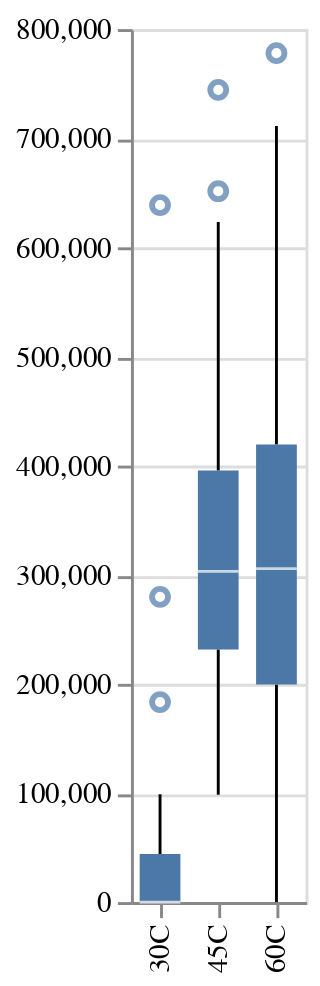

Notebook cell for this chart:
### Code cell
peak_heights = pd.DataFrame({
    'label':temps,
    'value':heights
})

box = alt.Chart(peak_heights).mark_boxplot().encode(
    x=alt.X('label:O', title=''),
    y=alt.Y('mean(value):Q', title='')
)
box.save(f'./Cross_Sample_Comparisons/C18_Peak_Contrasts/MS1_Peak_Height.svg')
box.save(f'./Cross_Sample_Comparisons/C18_Peak_Contrasts/MS1_Peak_Height.png')
box

### Figure 1 — Vega-Lite specification as saved in the notebook (floating-point values rounded to 4 significant figures)
{"config": {"view": {"continuousWidth": 400, "continuousHeight": 300}}, "data": {"name": "data-e0474cdcdab7e772a61dc459f22d28ec"}, "mark": "boxplot", "encoding": {"x": {"type": "ordinal", "field": "label", "title": ""}, "y": {"type": "quantitative", "aggregate": "mean", "field": "value", "title": ""}}, "$schema": "https://vega.github.io/schema/vega-lite/v4.8.1.json", "datasets": {"data-e0474cdcdab7e772a61dc459f22d28ec": [{"label": "30C", "value": 58880.0}, {"label": "45C", "value": 108400.0}, {"label": "60C", "value": 171800.0}, {"label": "30C", "value": 0.0}, {"label": "45C", "value": 140500.0}, {"label": "60C", "value": 139200.0}, {"label": "30C", "value": 39140.0}, {"label": "45C", "value": 546200.0}, {"label": "60C", "value": 669800.0}, {"label": "30C", "value": 0.0}, {"label": "45C", "value": 386700.0}, {"label": "60C", "value": 438200.0}, {"label": "30C", "value": 0.0}, {"label": "45C", "value": 478700.0}, {"label": "60C", "value": 349300.0}, {"label": "30C", "value": 46300.0}, {"label": "45C", "value": 342200.0}, {"label": "60C", "value": 290600.0}, {"label": "30C", "value": 98750.0}, {"label": "45C", "value": 280100.0}, {"label": "60C", "value": 339400.0}, {"label": "30C", "value": 0.0}, {"label": "45C", "value": 160800.0}, {"label": "60C", "value": 189800.0}, {"label": "30C", "value": 0.0}, {"label": "45C", "value": 309400.0}, {"label": "60C", "value": 282200.0}, {"label": "30C", "value": 0.0}, {"label": "45C", "value": 336300.0}, {"label": "60C", "value": 320800.0}, {"label": "30C", "value": 60430.0}, {"label": "45C", "value": 98370.0}, {"label": "60C", "value": 76350.0}, {"label": "30C", "value": 0.0}, {"label": "45C", "value": 334700.0}, {"label": "60C", "value": 228400.0}, {"label": "30C", "value": 34850.0}, {"label": "45C", "value": 238700.0}, {"label": "60C", "value": 263000.0}, {"label": "30C", "value": 0.0}, {"label": "45C", "value": 296600.0}, {"label": "60C", "value": 308700.0}, {"label": "30C", "value": 27540.0}, {"label": "45C", "value": 329300.0}, {"label": "60C", "value": 426300.0}, {"label": "30C", "value": 0.0}, {"label": "45C", "value": 314400.0}, {"label": "60C", "value": 302500.0}, {"label": "30C", "value": 0.0}, {"label": "45C", "value": 582600.0}, {"label": "60C", "value": 494100.0}, {"label": "30C", "value": 12680.0}, {"label": "45C", "value": 287400.0}, {"label": "60C", "value": 254100.0}, {"label": "30C", "value": 31560.0}, {"label": "45C", "value": 398400.0}, {"label": "60C", "value": 398800.0}, {"label": "30C", "value": 0.0}, {"label": "45C", "value": 257200.0}, {"label": "60C", "value": 0.0}, {"label": "30C", "value": 0.0}, {"label": "45C", "value": 139300.0}, {"label": "60C", "value": 129500.0}, {"label": "30C", "value": 0.0}, {"label": "45C", "value": 296700.0}, {"label": "60C", "value": 383100.0}, {"label": "30C", "value": 93680.0}, {"label": "45C", "value": 623300.0}, {"label": "60C", "value": 777900.0}, {"label": "30C", "value": 90300.0}, {"label": "45C", "value": 358800.0}, {"label": "60C", "value": 252400.0}, {"label": "30C", "value": 37540.0}, {"label": "45C", "value": 222200.0}, {"label": "60C", "value": 132600.0}, {"label": "30C", "value": 45630.0}, {"label": "45C", "value": 264000.0}, {"label": "60C", "value": 323300.0}, {"label": "30C", "value": 0.0}, {"label": "45C", "value": 375100.0}, {"label": "60C", "value": 264400.0}, {"label": "30C", "value": 0.0}, {"label": "45C", "value": 484800.0}, {"label": "60C", "value": 567200.0}, {"label": "30C", "value": 0.0}, {"label": "45C", "value": 175700.0}, {"label": "60C", "value": 151900.0}, {"label": "30C", "value": 34820.0}, {"label": "45C", "value": 194600.0}, {"label": "60C", "value": 152600.0}, {"label": "30C", "value": 26940.0}, {"label": "45C", "value": 258100.0}, {"label": "60C", "value": 331500.0}, {"label": "30C", "value": 0.0}, {"label": "45C", "value": 744300.0}, {"label": "60C", "value": 711300.0}, {"label": "30C", "value": 0.0}, {"label": "45C", "value": 352400.0}, {"label": "60C", "value": 235900.0}, {"label": "30C", "value": 19510.0}, {"label": "45C", "value": 614500.0}, {"label": "60C", "value": 556400.0}, {"label": "30C", "value": 638700.0}, {"label": "45C", "value": 221500.0}, {"label": "60C", "value": 185000.0}, {"label": "30C", "value": 0.0}, {"label": "45C", "value": 294500.0}, {"label": "60C", "value": 318500.0}, {"label": "30C", "value": 0.0}, {"label": "45C", "value": 651500.0}, {"label": "60C", "value": 614600.0}, {"label": "30C", "value": 70440.0}, {"label": "45C", "value": 257300.0}, {"label": "60C", "value": 317700.0}, {"label": "30C", "value": 0.0}, {"label": "45C", "value": 484900.0}, {"label": "60C", "value": 559500.0}, {"label": "30C", "value": 183300.0}, {"label": "45C", "value": 229100.0}, {"label": "60C", "value": 228000.0}, {"label": "30C", "value": 279700.0}, {"label": "45C", "value": 435500.0}, {"label": "60C", "value": 500400.0}, {"label": "30C", "value": 0.0}, {"label": "45C", "value": 110500.0}, {"label": "60C", "value": 149600.0}]}}
